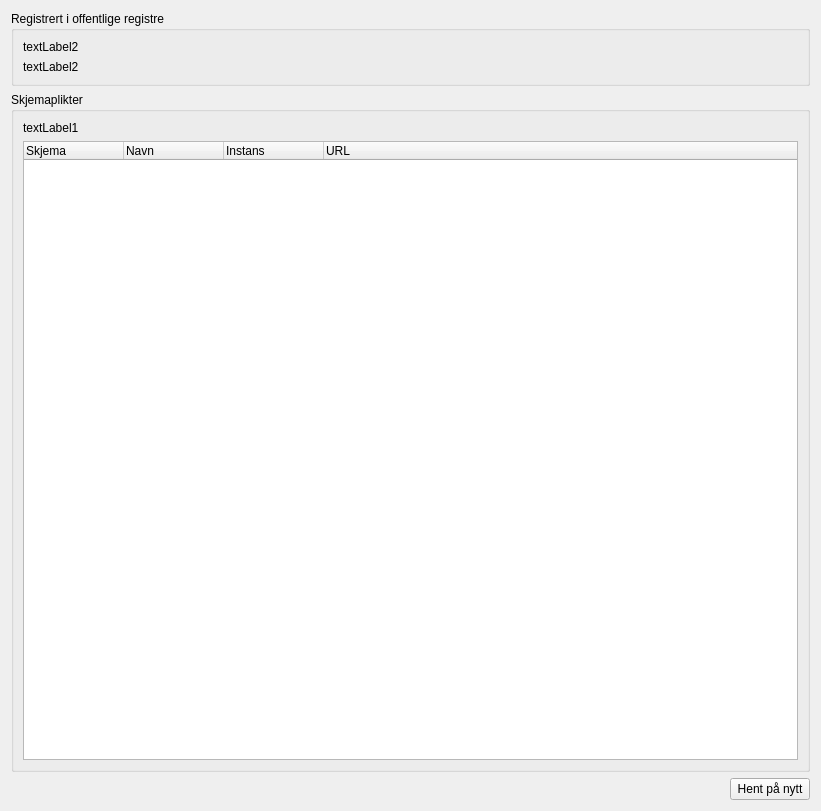
      <widget class="QWidget" name="TabPage_3" >
       <property name="geometry" >
        <rect>
         <x>0</x>
         <y>0</y>
         <width>821</width>
         <height>811</height>
        </rect>
       </property>
       <attribute name="title" >
        <string>&amp;Myndighetene</string>
       </attribute>
       <layout class="QGridLayout" name="_16" >
        <item row="0" column="0" >
         <widget class="QGroupBox" name="groupBox_5" >
          <property name="title" >
           <string>Registrert i offentlige registre</string>
          </property>
          <layout class="QGridLayout" name="gridLayout_15" >
           <item row="0" column="0" >
            <widget class="QLabel" name="myndigheteneRegistrertTekst" >
             <property name="text" >
              <string>textLabel2</string>
             </property>
             <property name="textFormat" >
              <enum>Qt::RichText</enum>
             </property>
             <property name="wordWrap" >
              <bool>false</bool>
             </property>
            </widget>
           </item>
           <item row="1" column="0" >
            <widget class="QLabel" name="myndigheteneRegistrertTekst_2" >
             <property name="text" >
              <string>textLabel2</string>
             </property>
             <property name="textFormat" >
              <enum>Qt::RichText</enum>
             </property>
             <property name="wordWrap" >
              <bool>false</bool>
             </property>
            </widget>
           </item>
          </layout>
         </widget>
        </item>
        <item row="2" column="0" >
         <layout class="QHBoxLayout" name="horizontalLayout_14" >
          <item>
           <spacer name="horizontalSpacer_4" >
            <property name="orientation" >
             <enum>Qt::Horizontal</enum>
            </property>
            <property name="sizeHint" stdset="0" >
             <size>
              <width>40</width>
              <height>20</height>
             </size>
            </property>
           </spacer>
          </item>
          <item>
           <widget class="QPushButton" name="myndigheteneSkjemaHent" >
            <property name="enabled" >
             <bool>true</bool>
            </property>
            <property name="text" >
             <string>Hent på nytt</string>
            </property>
           </widget>
          </item>
         </layout>
        </item>
        <item row="1" column="0" >
         <widget class="QGroupBox" name="groupBox_6" >
          <property name="title" >
           <string>Skjemaplikter</string>
          </property>
          <layout class="QGridLayout" name="gridLayout_10" >
           <item row="2" column="1" >
            <widget class="QTreeWidget" name="myndigheteneSkjemaListe" >
             <column>
              <property name="text" >
               <string>Skjema</string>
              </property>
             </column>
             <column>
              <property name="text" >
               <string>Navn</string>
              </property>
             </column>
             <column>
              <property name="text" >
               <string>Instans</string>
              </property>
             </column>
             <column>
              <property name="text" >
               <string>URL</string>
              </property>
             </column>
            </widget>
           </item>
           <item row="1" column="1" >
            <widget class="QLabel" name="myndigheteneSkjemaTekst" >
             <property name="text" >
              <string>textLabel1</string>
             </property>
             <property name="wordWrap" >
              <bool>false</bool>
             </property>
            </widget>
           </item>
          </layout>
         </widget>
        </item>
       </layout>
      </widget>
